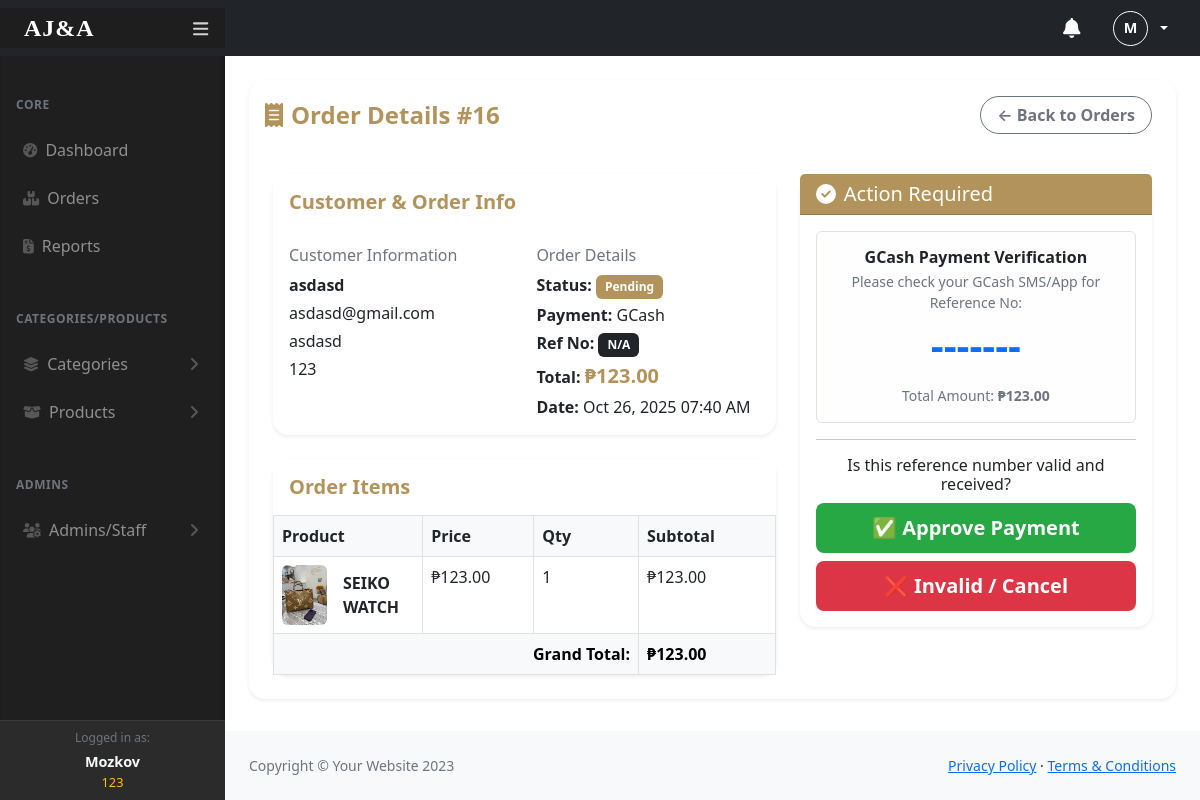
The app's page /admin/orders-view.php?id=16 (signed in) with its own data.
### tables this page shows
CREATE TABLE `orders` (
  `id` int(11) NOT NULL,
  `customer_name` varchar(255) NOT NULL,
  `customer_email` varchar(255) DEFAULT NULL,
  `customer_phone` varchar(20) DEFAULT NULL,
  `customer_address` text DEFAULT NULL,
  `total_amount` decimal(10,2) NOT NULL DEFAULT 0.00,
  `status` enum('pending','approved','completed','cancelled','archived') DEFAULT 'pending',
  `created_at` timestamp NOT NULL DEFAULT current_timestamp(),
  `payment_method` varchar(50) DEFAULT 'GCash',
  `payment_proof` varchar(255) DEFAULT NULL
);

CREATE TABLE `order_items` (
  `id` int(11) NOT NULL,
  `order_id` int(11) NOT NULL,
  `product_id` int(11) NOT NULL,
  `quantity` int(11) NOT NULL,
  `price` decimal(10,2) NOT NULL,
  `subtotal` decimal(10,2) NOT NULL
);

CREATE TABLE `products` (
  `id` int(11) NOT NULL,
  `category_id` int(11) NOT NULL,
  `name` varchar(255) NOT NULL,
  `description` mediumtext NOT NULL,
  `price` int(11) NOT NULL,
  `quantity` int(11) NOT NULL,
  `image` varchar(255) NOT NULL,
  `status` varchar(10) NOT NULL DEFAULT '0' COMMENT '0=visible,1=hidden',
  `created_at` date NOT NULL DEFAULT current_timestamp()
);

### admin/orders-view.php (the view, shortened to what this page needs)
<?php
include('include1/header.php');
$order_id = intval($_GET['id']);
$stmt = mysqli_prepare($con, "SELECT * FROM orders WHERE id = ? LIMIT 1");
mysqli_stmt_bind_param($stmt, "i", $order_id);
mysqli_stmt_execute($stmt);
$order_res = mysqli_stmt_get_result($stmt);
$order = mysqli_fetch_assoc($order_res);
$items_q = "SELECT oi.*, p.name AS product_name, p.image AS product_image
            FROM order_items oi
            LEFT JOIN products p ON oi.product_id = p.id
            WHERE oi.order_id = ?";
$items_stmt = mysqli_prepare($con, $items_q);
mysqli_stmt_bind_param($items_stmt, "i", $order_id);
mysqli_stmt_execute($items_stmt);
$items_res = mysqli_stmt_get_result($items_stmt);
?>
<div class="container-fluid px-4">
    <div class="card mt-4 border-0 shadow-sm rounded-4">
        <div class="card-header bg-transparent border-0 d-flex justify-content-between align-items-center px-3 py-3">
            <h4 class="fw-bold mb-0" style="color: #b2935b;">
                 <i class="fas fa-receipt me-2"></i>Order Details #<?= $order['id']; ?>
            </h4>
            <div>
                <a href="orders.php" class="btn btn-outline-secondary rounded-pill fw-semibold px-3 me-2">← Back to Orders</a>
                </div>
        </div>
        <div class="card-body p-4">
            <div class="row">
                <div class="col-lg-7">
                    <div class="card shadow-sm border-0 rounded-4 mb-4">
                        <div class="card-header bg-white border-0 py-3">
                            <h5 class="mb-0 fw-semibold" style="color: #b2935b;">Customer & Order Info</h5>
                        </div>
                        <div class="card-body">
                            <div class="row">
                                <div class="col-md-6">
                                    <h6 class="text-muted">Customer Information</h6>
                                    <p class="mb-1"><strong><?= htmlspecialchars($order['customer_name']); ?></strong></p>
                                    <p class="mb-1"><?= htmlspecialchars($order['customer_email']); ?></p>
                                    <p class="mb-1"><?= htmlspecialchars($order['customer_phone']); ?></p>
                                    <p class="mb-0"><?= nl2br(htmlspecialchars($order['customer_address'])); ?></p>
                                </div>
                                <div class="col-md-6">
                                    <h6 class="text-muted">Order Details</h6>
                                    <?php
                                        $s = strtolower($order['status']);
                                        $badgeClass = match($s) {
                                            'pending'   => 'status-pending',
                                            'approved'  => 'status-approved',
                                            'shipped'   => 'status-shipped',
                                            'completed' => 'status-completed',
                                            'cancelled' => 'status-cancelled',
                                            'archived'  => 'status-archived',
                                            default     => 'status-default'
                                        };
                                    ?>
                                    <p class="mb-1"><strong>Status:</strong> <span class="badge <?= $badgeClass; ?>"><?= ucfirst($order['status']); ?></span></p>
                                    <p class="mb-1"><strong>Payment:</strong> <?= htmlspecialchars($order['payment_method'] ?? 'N/A'); ?></p>
                                    <?php if($order['payment_method'] === 'GCash'): ?>
                                        <p class="mb-1"><strong>Ref No:</strong> <span class="badge bg-dark text-white"><?= htmlspecialchars($order['pay_ref_number'] ?? 'N/A'); ?></span></p>
                                    <?php endif; ?>
                                    <p class="mb-1"><strong>Total:</strong> <span class="fw-bold fs-5" style="color: #b2935b;">₱<?= number_format($order['total_amount'], 2); ?></span></p>
                                    <p class="mb-0"><strong>Date:</strong> <?= date("M d, Y h:i A", strtotime($order['created_at'])); ?></p>
                                </div>
                            </div>
                        </div>
                    </div>
                    <div class="card shadow-sm border-0 rounded-4">
                        <div class="card-header bg-white border-0 py-3">
                             <h5 class="mb-0 fw-semibold" style="color: #b2935b;">Order Items</h5>
                        </div>
                        <div class="card-body p-0">
                            <div class="table-responsive">
                                <table class="table table-bordered mb-0">
                                    <thead style="background: #f8f9fa;">
                                        <tr>
                                            <th>Product</th>
                                            <th width="120">Price</th>
                                            <th width="120">Qty</th>
                                            <th width="150">Subtotal</th>
                                        </tr>
                                    </thead>
                                    <tbody>
                                        <?php
                                        $grand = 0;
                                        while ($it = mysqli_fetch_assoc($items_res)):
                                            $images = explode(',', $it['product_image']);
                                            $first_image = trim($images[0]);
                                            $sub = $it['price'] * $it['quantity'];
                                            $grand += $sub;
                                        ?>
                                        <tr>
                                            <td>
                                                <div class="d-flex align-items-center">
                                                    <?php if (!empty($first_image)): ?>
                                                        <img src="../<?= htmlspecialchars($first_image); ?>" alt="" style="width:60px;height:60px;object-fit:cover;border-radius:6px;" class="me-3">
                                                    <?php endif; ?>
                                                    <div>
                                                        <strong class="d-block"><?= htmlspecialchars($it['product_name']); ?></strong>
                                                    </div>
                                                </div>
                                            </td>
                                            <td>₱<?= number_format($it['price'], 2); ?></td>
                                            <td><?= intval($it['quantity']); ?></td>
                                            <td>₱<?= number_format($sub, 2); ?></td>
                                        </tr>
                                        <?php endwhile; ?>
                                    </tbody>
                                    <tfoot class="table-light">
                                        <tr>
                                            <td colspan="3" class="text-end fw-bold">Grand Total:</td>
                                            <td class="fw-bold">₱<?= number_format($grand, 2); ?></td>
                                        </tr>
                                    </tfoot>
                                </table>
                            </div>
                        </div>
                    </div>
                </div>
                <div class="col-lg-5">
                    <?php
                    if ($order['status'] == 'pending') :
                    ?>
                        <div class="card shadow-sm border-0 rounded-4">
                            <div class="card-header bg-gold text-white rounded-top-4">
                                <h5 class="mb-0"><i class="fas fa-check-circle me-2"></i>Action Required</h5>
                            </div>
                            <div class="card-body text-center">
                                <?php if ($order['payment_method'] === 'GCash'): ?>
                                    <div class="alert alert-light border">
                                        <h6 class="fw-bold text-dark mb-1">GCash Payment Verification</h6>
                                        <p class="mb-2 small text-muted">Please check your GCash SMS/App for Reference No:</p>
                                        <h2 class="fw-bold text-primary display-6 mb-3">
                                            <?= htmlspecialchars($order['pay_ref_number'] ?? '-------'); ?>
                                        </h2>
                                        <p class="small text-muted mb-0">Total Amount: <strong>₱<?= number_format($order['total_amount'], 2); ?></strong></p>
                                    </div>
                                    <hr class="my-3">
                                    <p class="h6">Is this reference number valid and received?</p>
                                    <div class="d-grid gap-2">
                                        <a href="orders-action.php?id=<?= $order['id']; ?>&act=approve" class="btn btn-approve btn-lg">✅ Approve Payment</a>
                                        <a href="orders-action.php?id=<?= $order['id']; ?>&act=cancel" class="btn btn-cancel btn-lg">❌ Invalid / Cancel</a>
                                    </div>
                                <?php else: ?>
                                    <div class="alert alert-danger">Error: Missing payment info.</div>
                                    <a href="orders-action.php?id=<?= $order['id']; ?>&act=cancel" class="btn btn-danger btn-lg w-100">Cancel Order</a>
                                <?php endif; ?>
                            </div>
                        </div>
                    <?php endif; ?>
                </div>
            </div>
        </div>
    </div>
</div>
<?php include('include1/footer.php'); ?>

### admin/include1/navbar.php (style rules this page uses)
.bg-gold { background-color: #b2935b !important; }

### admin/orders-view.php (style rules this page uses)
.badge { padding: 0.5em 0.75em; }
.status-pending { background-color: #b2935b !important; color: white !important; }
.btn-approve, .btn-cancel, .btn-complete-header, .btn-archive-header, .btn-ship-header { border: none; border-radius: 8px; padding: 10px 16px; transition: all 0.2s ease-in-out; color: white !important; font-weight: 600; }
.btn-approve { background-color: #28a745; }
.btn-cancel { background-color: #dc3545; }
.bg-gold { background-color: #b2935b !important; }

### records on screen
orders: id "16", customer_name "asdasd", customer_email "asdasd@gmail.com", customer_phone "asdasd", customer_address "123", status "Pending", payment_method "GCash", total_amount "123.00", created_at "Oct 26, 2025 07:40 AM"
order_items: product.image (picture), product.name "SEIKO WATCH", price "123.00", quantity "1"

### other values on screen
substr($_SESSION['loggedUser']['name'] ?? 'A', 0, 1) "M"
$_SESSION['loggedUser']['name'] "Mozkov"
$_SESSION['loggedUser']['position'] "123"
$order['pay_ref_number'] "N/A"
$grand "123.00"
$order['pay_ref_number'] "-------"
